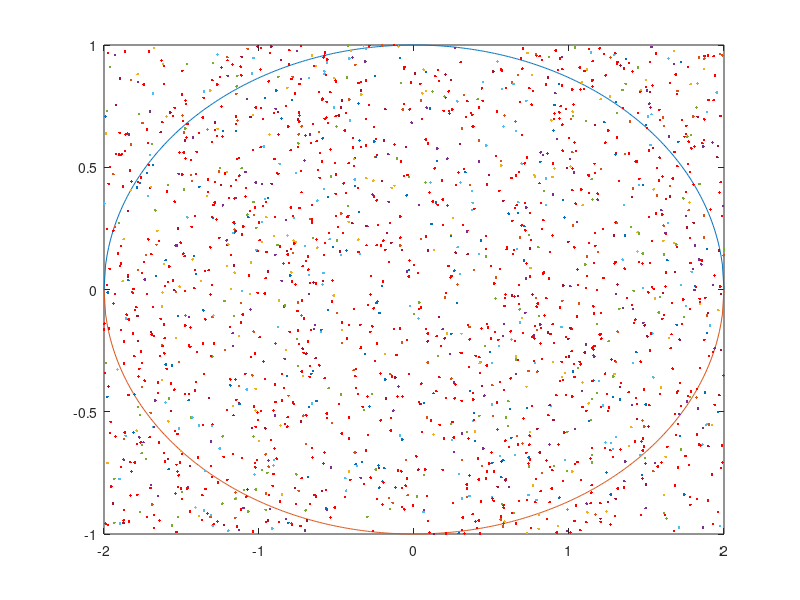

Write MATLAB code to recreate this figure.

% Problem 5
%
% February 10, 2021
% Group 2: Mark Kim, Amber Hardigan, Adrian Lopez, Nyan Tun, Alyssa Reyes


% plot the ellipse
 x = [-2 : 0.01 : 2];
 y = sqrt(1 - x.^2/4);
 plot(x,y,-x,-y);
 hold on
% plot 1000 random points in the ellipse and count how many landed inside
 inside = 0; 
 for counter = 1:1000
% pick a random point in [-2,2]x[-1,1]
 x = 4*rand - 2;
 y = 2*rand - 1;
% plot the point
 plot(x,y, '.r', -x, -y);
% check if the point is inside the ellipe
% count the number of points inside the ellipse 
 if (x^2 / 4 + y^2 <= 1)
 inside = inside + 1;
 end;
 end;

 %estimate the area inside the ellipse 
 area = inside / 1000 * 8
 
 outside = 1000-inside; 
 
 %estimate the expected mean and variance of Xi
 mean = inside/1000 * 1 + outside/1000 * 0; 
 expectedArea = inside/1000 * 1^2 + outside/1000 * 0^2;
 variance = expectedArea - mean^2;